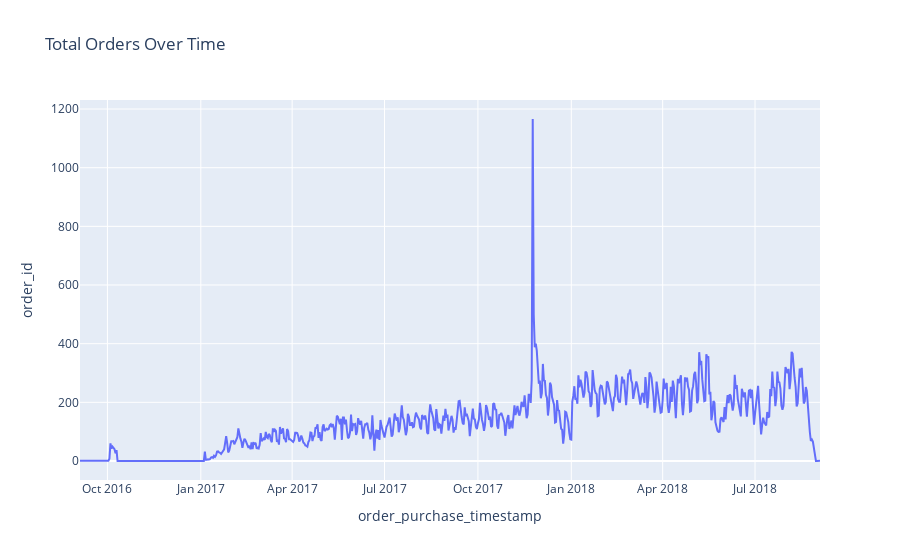

The cell this chart's notebook holds for it:
### Code cell
px.line(
    daily_orders,
    x="order_purchase_timestamp",
    y="order_id",
    title="Total Orders Over Time",
)

### Figure 1 — Plotly figure (JSON) as saved in the notebook; plotly's stock layout.template omitted (floating-point values rounded to 4 significant figures; data arrays with more than 128 entries replaced by an {"elided": "..."} marker saying what was removed)
{"data": [{"hovertemplate": "order_purchase_timestamp=%{x}<br>order_id=%{y}<extra></extra>", "legendgroup": "", "line": {"color": "#636efa", "dash": "solid"}, "marker": {"symbol": "circle"}, "mode": "lines", "name": "", "orientation": "v", "showlegend": false, "type": "scatter", "x": {"elided": "730 str values"}, "xaxis": "x", "y": {"elided": "730 int values"}, "yaxis": "y"}], "layout": {"legend": {"tracegroupgap": 0}, "title": {"text": "Total Orders Over Time"}, "xaxis": {"anchor": "y", "domain": [0, 1], "title": {"text": "order_purchase_timestamp"}}, "yaxis": {"anchor": "x", "domain": [0, 1], "title": {"text": "order_id"}}}}
